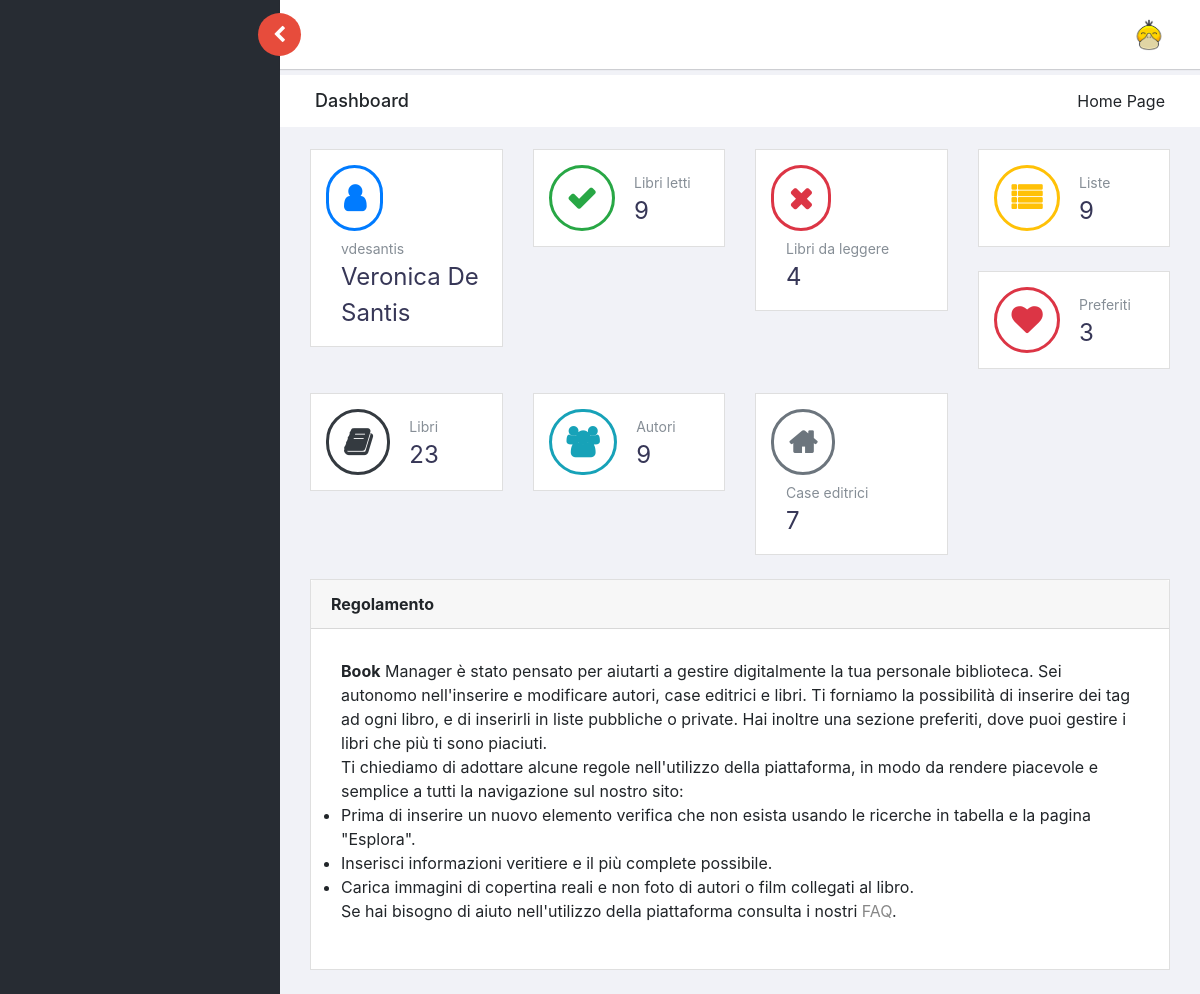
The page /view/dashboard.php (signed in) on the database its author committed.
### tables this page shows
CREATE TABLE `utente` (
  `id_utente` int(2) NOT NULL,
  `nome` varchar(500) NOT NULL,
  `cognome` varchar(500) NOT NULL,
  `mail` varchar(500) NOT NULL,
  `bio` varchar(500) NOT NULL,
  `hash_recupero` varchar(500) NOT NULL,
  `password` varchar(500) NOT NULL,
  `path_foto` varchar(500) NOT NULL,
  `username` varchar(500) NOT NULL
);

### controller/db_connection.php (called while the page is built, shortened)
<?php
function open_connection()
{
    try
    {
        $connection = new PDO('mysql:host=localhost;dbname=bookManager;charset=utf8', 'sa', 'p4$$w0rd');
    }
    catch(Exception $e)
    {
        die('Error : '.$e->getMessage());
    }
    return $connection;
}
function exec_query_single($sql)
{
    $connection = open_connection();
    $return = $connection->query($sql);
    if(!$return)
    {
        close_connection($connection);
        return false;
    }
    else
    {
        return $return->fetch(PDO::FETCH_ASSOC);
    }
}
?>

### model/query.php (called while the page is built, shortened)
<?php
 include '../controller/db_connection.php';
 class Query
 {
     public function GetUser()
     {
      $sql = "SELECT id_utente, nome, cognome, username, path_foto, mail, bio FROM utente WHERE id_utente = " .$_SESSION['id_utente'];
      $row = exec_query_single($sql);
      return $row;
     }
     public function GetBookNotReaded($id_utente)
     {
         $not_read = "SELECT COUNT(*) as 'value' FROM listalibro INNER JOIN lista ON listalibro.id_lista = lista.id_lista WHERE is_read = 0 AND lista.id_utente = ". $id_utente;
         $not_read = exec_query_single($not_read);
         return $not_read;
     }
     public function GetBookReaded($id_utente)
     {
         $read = "SELECT COUNT(*) as 'value' FROM listalibro INNER JOIN lista ON listalibro.id_lista = lista.id_lista WHERE is_read = 1 AND lista.id_utente = ". $id_utente;
         $read = exec_query_single($read);
         return $read;
     }
     public function GetListNumber($id_utente)
     {
        $list = "SELECT COUNT(*) as 'value' FROM lista WHERE lista.id_utente = ". $id_utente;
        $list = exec_query_single($list);
         return $list;
     }
     public function GetFavorite($id_utente)
     {
        $preferiti = "SELECT COUNT(*) as 'value' FROM preferiti WHERE id_utente = ". $id_utente;
        $preferiti = exec_query_single($preferiti);
         return $preferiti;
     }
     public function GetTotalBook()
     {
        $book = "SELECT COUNT(*) as 'value' FROM libro WHERE enabled = 1";
        $book = exec_query_single($book);
        return $book;
     }
     public function GetTotalAuthor()
     {
        $author = "SELECT COUNT(*) as 'value' FROM autore WHERE enabled = 1";
        $author = exec_query_single($author);
        return $author;
     }
     public function GetTotalEditor()
     {
        $editor = "SELECT COUNT(*) as 'value' FROM casaeditrice WHERE enabled = 1";
        $editor = exec_query_single($editor);
        return $editor;
     }
   }
?>

### controller/user.php (called while the page is built, shortened)
<?php
class User
    {
        public function GetUser()
        {
            $qry = new Query;
            return $qry->GetUser();
        }
        public function GetIdUtente()
        {
            $first_row = $this->GetUser();
            return $first_row['id_utente'];
        }
        public function GetUsername()
        {
            $first_row = $this->GetUser();
            return $first_row['username'];
        }
        public function GetCognome()
        {
            $first_row = $this->GetUser();
            return $first_row['cognome'];
        }
        public function GetNome()
        {
            $first_row = $this->GetUser();
            return $first_row['nome'];
        }
        public function GetNomeCompleto()
        {
            return $this->GetNome(). " ". $this->GetCognome();
        }
        public function GetPathPhoto()
        {
            $first_row = $this->GetUser();
            return $first_row['path_foto'];
        }
    }
?>

### view/dashboard.php (the view, shortened to what this page needs)
<?php
    $qry = new Query;
    $user = new User;
    $user = $user->GetIdUtente();
    $not_read = $qry->GetBookNotReaded($user);
    $read = $qry->GetBookReaded($user);
    $list = $qry->GetListNumber($user);
    $preferiti = $qry->GetFavorite($user);
    $book = $qry->GetTotalBook();
    $author = $qry->GetTotalAuthor();
    $editor = $qry->GetTotalEditor();
?>
<!doctype html>
<html class="no-js" lang="en">
<head>
    <link rel="stylesheet" href="../vendors/bootstrap/dist/css/bootstrap.min.css">
    <link rel="stylesheet" href="../vendors/font-awesome/css/font-awesome.min.css">
    <link rel="stylesheet" href="../vendors/css/style.css">
    <link href='../vendors/css/font.css' rel='stylesheet' type='text/css'>
</head>
<body>
    <aside id="left-panel" class="left-panel">
    </aside>
    <div id="right-panel" class="right-panel">
        <header id="header" class="header">
            <div class="header-menu">
                <div class="col-sm-7">
                    <a id="menuToggle" class="menutoggle pull-left"><i class="fa fa fa-chevron-left"></i></a>
                </div>
                <div class="col-sm-5">
                    <div class="user-area dropdown float-right default-cursor">
                        <a href="#" class="dropdown-toggle" data-toggle="dropdown-menu" aria-haspopup="true" aria-expanded="false">
                            <img class="user-avatar rounded-circle default-cursor" src="../images/avatar/<?= (new User)->GetPathPhoto() ?>" alt="Avatar">
                        </a>
                    </div>
                </div>
            </div>
        </header>
        <div class="breadcrumbs">
            <div class="col-sm-4">
                <div class="page-header float-left">
                    <div class="page-title">
                        <h1>Dashboard</h1>
                    </div>
                </div>
            </div>
            <div class="col-sm-8">
                <div class="page-header float-right">
                    <div class="page-title">
                        <ol class="breadcrumb text-right">
                            <li class="active">Home page</li>
                        </ol>
                    </div>
                </div>
            </div>
        </div>
        <div class="content mt-3">
            <div class="col-xl-3 col-lg-6">
                <div class="card">
                    <div class="card-body">
                        <div class="stat-widget-one">
                            <div class="stat-icon dib"><i class="fa fa-user text-primary border-primary"></i></div>
                            <div class="stat-content dib">
                                <div class="stat-text"><?= (new User)->GetUsername() ?></div>
                                <div class="stat-digit"><?= (new User)->GetNomeCompleto() ?></div>
                            </div>
                        </div>
                    </div>
                </div>
            </div>
            <div class="col-xl-3 col-lg-6">
                <div class="card">
                    <div class="card-body">
                        <div class="stat-widget-one">
                            <div class="stat-icon dib"><i class="fa fa-check text-success border-success"></i></div>
                            <div class="stat-content dib">
                                <div class="stat-text">Libri letti</div>
                                <div class="stat-digit"><?php echo $read["value"]; ?></div>
                            </div>
                        </div>
                    </div>
                </div>
            </div>
            <div class="col-xl-3 col-lg-6">
                <div class="card">
                    <div class="card-body">
                        <div class="stat-widget-one">
                            <div class="stat-icon dib"><i class="fa fa-times text-danger border-danger"></i></div>
                            <div class="stat-content dib">
                                <div class="stat-text">Libri da leggere</div>
                                <div class="stat-digit"><?php echo $not_read["value"]; ?></div>
                            </div>
                        </div>
                    </div>
                </div>
            </div>
            <div class="col-xl-3 col-lg-6">
                <div class="card">
                    <div class="card-body">
                        <div class="stat-widget-one">
                            <div class="stat-icon dib"><i class="fa fa-list text-warning border-warning"></i></div>
                            <div class="stat-content dib">
                                <div class="stat-text">Liste</div>
                                <div class="stat-digit"><?php echo $list["value"]; ?></div>
                            </div>
                        </div>
                    </div>
                </div>
            </div>
            <div class="col-xl-3 col-lg-6">
                <div class="card">
                    <div class="card-body">
                        <div class="stat-widget-one">
                            <div class="stat-icon dib"><i class="fa fa-heart text-danger border-danger"></i></div>
                            <div class="stat-content dib">
                                <div class="stat-text">Preferiti</div>
                                <div class="stat-digit"><?php echo $preferiti["value"]; ?></div>
                            </div>
                        </div>
                    </div>
                </div>
            </div>
            <div class="col-xl-3 col-lg-6">
                <div class="card">
                    <div class="card-body">
                        <div class="stat-widget-one">
                            <div class="stat-icon dib"><i class="fa fa-book text-dark border-dark"></i></div>
                            <div class="stat-content dib">
                                <div class="stat-text">Libri</div>
                                <div class="stat-digit"><?php echo $book["value"]; ?></div>
                            </div>
                        </div>
                    </div>
                </div>
            </div>
            <div class="col-xl-3 col-lg-6">
                <div class="card">
                    <div class="card-body">
                        <div class="stat-widget-one">
                            <div class="stat-icon dib"><i class="fa fa-users text-info border-info"></i></div>
                            <div class="stat-content dib">
                                <div class="stat-text">Autori</div>
                                <div class="stat-digit"><?php echo $author["value"]; ?></div>
                            </div>
                        </div>
                    </div>
                </div>
            </div>
            <div class="col-xl-3 col-lg-6">
                <div class="card">
                    <div class="card-body">
                        <div class="stat-widget-one">
                            <div class="stat-icon dib"><i class="fa fa-home text-secondary border-secondary"></i></div>
                            <div class="stat-content dib">
                                <div class="stat-text">Case editrici</div>
                                <div class="stat-digit"><?php echo $editor["value"]; ?></div>
                            </div>
                        </div>
                    </div>
                </div>
            </div>
            <div class="col-xl-12 col-lg-12">
            <div class="card">
                    <div class="card-header">
                        <strong class="card-title">Regolamento</strong>
                    </div>
                    <div class="card-body">
                        <div id="pay-invoice">
                            <div class="card-body">
								<div class="row">
									<div class="col-md-12">
										<ul>
                                            <b>Book</b> Manager è stato pensato per aiutarti a gestire digitalmente la tua personale biblioteca. Sei autonomo nell'inserire e modificare autori, case editrici e libri. Ti forniamo la possibilità di inserire dei tag ad ogni libro, e di inserirli in liste pubbliche o private. Hai inoltre una sezione preferiti, dove puoi gestire i libri che più ti sono piaciuti.
                                            <br>
                                            Ti chiediamo di adottare alcune regole nell'utilizzo della piattaforma, in modo da rendere piacevole e semplice a tutti la navigazione sul nostro sito:
                                            <li>Prima di inserire un nuovo elemento verifica che non esista usando le ricerche in tabella e la pagina "Esplora".</li>
                                            <li>Inserisci informazioni veritiere e il più complete possibile.</li>
                                            <li>Carica immagini di copertina reali e non foto di autori o film collegati al libro.</li>
                                            Se hai bisogno di aiuto nell'utilizzo della piattaforma consulta i nostri <a href="FAQ.php" class="link">FAQ</a>.
                                        </ul>
									</div>
								</div>
                            </div>
                        </div>
                    </div>
                </div>
            </div>
        </div>
    </div>
</body>
</html>

### rows shown on the page
utente: path_foto (picture), username "vdesantis", nome+cognome "Veronica De Santis"

### other values the page prints
$read["value"] "9"
$not_read["value"] "4"
$list["value"] "9"
$preferiti["value"] "3"
$book["value"] "23"
$author["value"] "9"
$editor["value"] "7"
